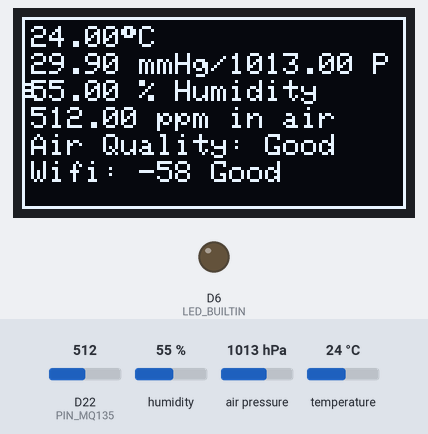
This sketch was run on a simulated Arduino MKR. Shown: 128×64 one-colour display, output pins drawn as LEDs (lit = HIGH). The test bench sets the inputs (shaded band); at power-on: D22 (PIN_MQ135) = 512, humidity 55 %, air pressure 1013 hPa, temperature 24 °C. WiFi joins after 1.5 s; servers stay silent unless stated; not simulated (calls return 0 or success): secrets.h; what the sketch prints to the serial monitor is not drawn.

Above: at 7.7 s.
7.8 s: D22 (PIN_MQ135) set to 760
At 12.9 s:
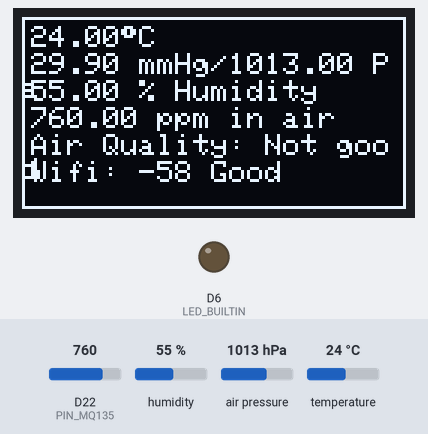
13.4 s: humidity set to 22 %
At 17.9 s:
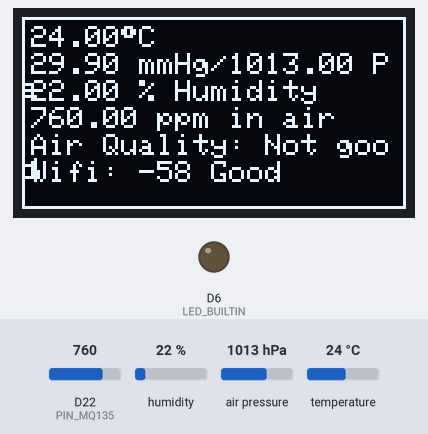
19.0 s: air pressure set to 952 hPa
At 22.8 s:
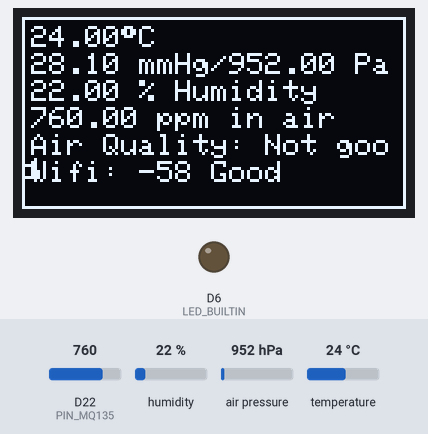
24.6 s: temperature set to 12 °C
At 27.7 s:
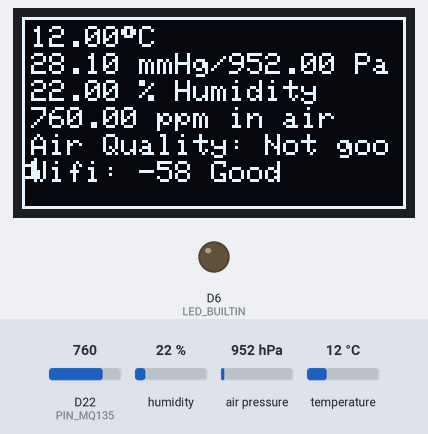
30.2 s: D22 (PIN_MQ135) set to 740
At 32.6 s:
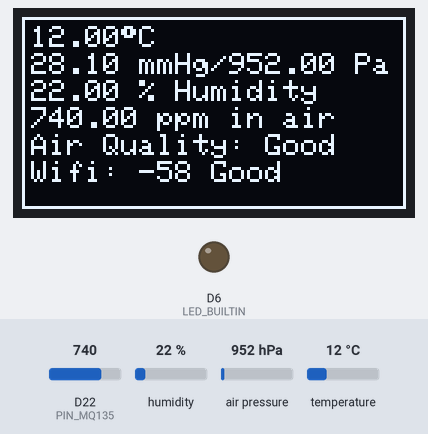
35.8 s: D22 (PIN_MQ135) set to 716
At 37.5 s:
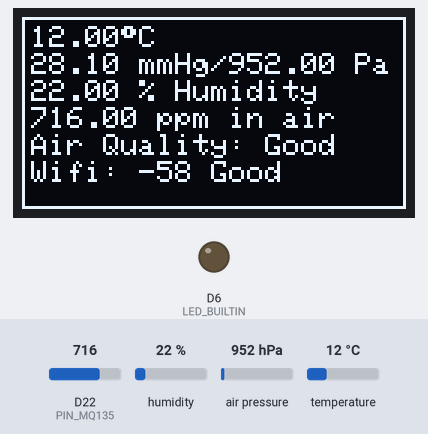
Timing chart, 0 to 39.0 s (numbered marks = the images above; inputs shaded):
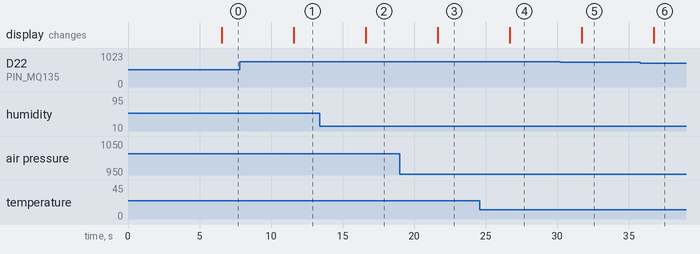

The sketch:

meteo.ino
```cpp
#include "secrets.h"
#include <WiFiNINA.h>
#include <Wire.h>
#include <SPI.h>
#include <Adafruit_Sensor.h>
#include <Adafruit_BME280.h>
#include <Adafruit_GFX.h>
#include <Adafruit_SSD1306.h>


//WifiNINA
int status = WL_IDLE_STATUS;
int wifiRSSI;
String wifiRSSIQuality = "Not connected";

//BME
#define BME_SCK 19
#define BME_MOSI 18

#define SEALEVELPRESSURE_HPA (1025)

Adafruit_BME280 bme; // I2C

//MQ135
#define PIN_MQ135 A7

//OLED display
#define SCREEN_WIDTH 128 // OLED display width, in pixels
#define SCREEN_HEIGHT 64 // OLED display height, in pixels
#define OLED_RESET    -1
#define SCREEN_ADDRESS 0x3C
Adafruit_SSD1306 display(SCREEN_WIDTH, SCREEN_HEIGHT, &Wire, OLED_RESET);

// Variables
float temperature;
float pressure;
float humidity;
float airQuality;

int delayTimeMilliseconds = 5000;

void setupOLED() {
  if (!display.begin(SSD1306_SWITCHCAPVCC, SCREEN_ADDRESS)) {
    Serial.println(F("SSD1306 allocation failed"));
    for (;;); // Don't proceed, loop forever
  }
  display.clearDisplay();
}

void setupBME() {
  bme.begin();

  bme.setSampling(Adafruit_BME280::MODE_NORMAL,
                  Adafruit_BME280::SAMPLING_X2,  // temperature
                  Adafruit_BME280::SAMPLING_X16, // pressure
                  Adafruit_BME280::SAMPLING_X1,  // humidity
                  Adafruit_BME280::FILTER_X16,
                  Adafruit_BME280::STANDBY_MS_0_5 );
}

void connectWifi() {
  int attempts = 0;
  while (status != WL_CONNECTED && attempts < 2) {
    Serial.println("Attempting to connect Wifi: Attempt " + String(attempts));
    attempts += 1;
    status = WiFi.begin(WIFI_SSID, WIFI_PASS);
    delay(5000);
  }
}

void setup() {
  Serial.begin(9600);
  while (!Serial);

  //Built-in LED
  pinMode(LED_BUILTIN, OUTPUT);

  setupOLED();
  setupBME();
  connectWifi();
}

void readBMEValues() {
  temperature = bme.readTemperature();
  pressure = bme.readPressure() / 100;
  humidity = bme.readHumidity();
}

void readMQ135Values() {
  airQuality = analogRead(PIN_MQ135);
}

void readWifiStatus() {
  if (WiFi.status() == WL_CONNECTED) {
    wifiRSSI = WiFi.RSSI();
    wifiRSSIQuality = translateRSSIToValue(wifiRSSI);
  }
}

String translateRSSIToValue(int wifiRSSI) {
  if (wifiRSSI > -60) return "Good";
  if (wifiRSSI < -60 && wifiRSSI > -70) return "Medium";
  if (wifiRSSI < -80) return "Low/Bad";
}

void printSerialValues() {
  Serial.println();

  if (WiFi.status() == WL_CONNECTED) {
    Serial.print("Wifi signal strength: ");
    Serial.print(wifiRSSI);
    Serial.print(" " + wifiRSSIQuality);
  } else {
    Serial.print("Wifi disconnected");
  }

  Serial.println();

  Serial.print("Temperature = ");
  Serial.print(temperature);
  Serial.print(" ºC");
  Serial.println();

  Serial.print("Pressure = ");
  Serial.print(0.02953 * pressure);
  Serial.print(" inHg");
  Serial.println();

  Serial.print("Humidity = ");
  Serial.print(humidity);
  Serial.print(" %");
  Serial.println();

  Serial.print("Air Quality = ");
  Serial.print(airQuality);
  Serial.print(" ppm");
  Serial.println();

  Serial.println();
}

void displayData(void) {
  float pressureInHg = 0.02952 * pressure;

  display.clearDisplay();

  display.setTextSize(1);
  display.setTextColor(SSD1306_WHITE);
  display.setCursor(0, 0);

  drawFrame();

  display.setCursor(3, 3);
  display.println(String(temperature, 2) + char(247) + "C");

  display.setCursor(3, 12);
  display.println(String(pressureInHg, 2) + " mmHg" + "/" + String(pressure, 2) + " Pa");

  display.setCursor(3, 21);
  display.println(String(humidity, 2) + " % Humidity");

  display.setCursor(3, 30);

  display.println(String(airQuality, 2) + " ppm in air");

  display.setCursor(3, 39);
  display.println("Air Quality: " + getAirQualityString(airQuality));

  display.setCursor(3, 48);
  if (WiFi.status() == WL_CONNECTED) {
    display.println("Wifi: " + String(wifiRSSI) + " " + wifiRSSIQuality);
  } else {
    display.println("Wifi: Not connected");
  }

  display.display();
}

void drawFrame() {
  display.drawLine(0, 0, SCREEN_WIDTH - 1, 0, 1);
  display.drawLine(0, 0, 0, SCREEN_HEIGHT - 1, 1);
  display.drawLine(0, SCREEN_HEIGHT - 1, SCREEN_WIDTH - 1, SCREEN_HEIGHT - 1, 1);
  display.drawLine(SCREEN_WIDTH - 1, 0, SCREEN_WIDTH - 1, SCREEN_HEIGHT - 1, 1);
}

String getAirQualityString(float airQualityPpm) {
  if (airQualityPpm < 750) return "Good";
  if (airQualityPpm > 750 && airQualityPpm < 1200) return "Not good";
  if (airQualityPpm > 1200) return "Bad";
}

void loop() {
  digitalWrite(LED_BUILTIN, HIGH);
  readBMEValues();
  readMQ135Values();
  readWifiStatus();
  printSerialValues();
  digitalWrite(LED_BUILTIN, LOW);
  displayData();
  delay(delayTimeMilliseconds);
}
```

Measured:
- after the input at 7.8 s, the display: changes after 3.8 s (image 1)
- after the input at 13.4 s, the display: changes after 3.2 s (image 2)
- after the input at 19.0 s, the display: changes after 2.7 s (image 3)
- after the input at 24.6 s, the display: changes after 2.1 s (image 4)
- after the input at 30.2 s, the display: changes after 1.5 s (image 5)
- after the input at 35.8 s, the display: changes after 0.94 s (image 6)
